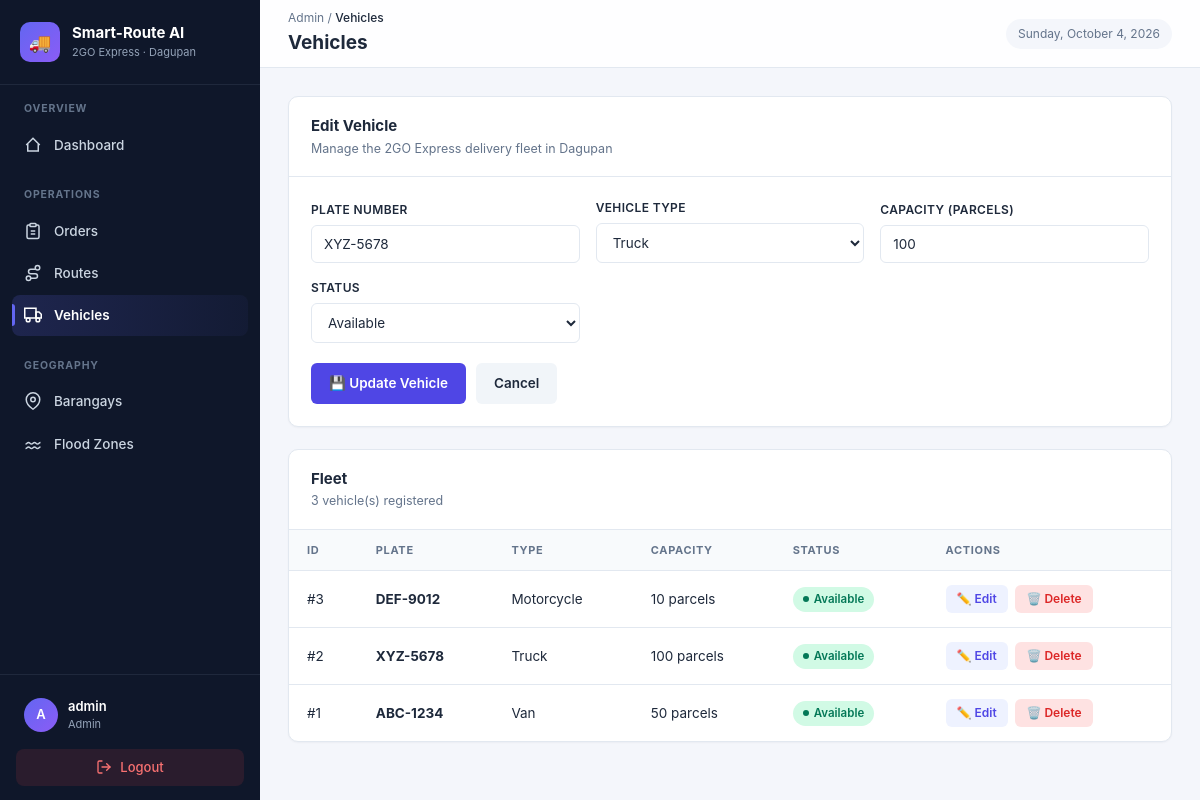
The page /vehicles.php?edit=2 (signed in) on the database its author committed.
### tables this page shows
CREATE TABLE `vehicles` (
  `id` int(11) NOT NULL,
  `plate_number` varchar(20) NOT NULL,
  `vehicle_type` varchar(50) DEFAULT NULL,
  `capacity` int(11) DEFAULT NULL,
  `status` enum('available','in_use','maintenance') DEFAULT 'available'
);

### db.php (called while the page is built, shortened)
<?php
class Database {
    private static $instance = null;
    private $connection;
    private function __construct() {
        $config = require __DIR__ . '/../config/database.php';
        $dsn = "mysql:host={$config['host']};dbname={$config['name']};charset=utf8mb4";
        $options = [
            PDO::ATTR_ERRMODE => PDO::ERRMODE_EXCEPTION,
            PDO::ATTR_DEFAULT_FETCH_MODE => PDO::FETCH_ASSOC,
            PDO::ATTR_EMULATE_PREPARES => false,
        ];
        try {
            $this->connection = new PDO($dsn, $config['user'], $config['pass'], $options);
        } catch (PDOException $e) {
            die("Database connection failed: " . $e->getMessage());
        }
    }
    public static function getInstance() {
        if (self::$instance === null) {
            self::$instance = new self();
        }
        return self::$instance;
    }
    public function queryAll($sql, $params = []) {
        $stmt = $this->connection->prepare($sql);
        $stmt->execute($params);
        return $stmt->fetchAll();
    }
    public function queryOne($sql, $params = []) {
        $stmt = $this->connection->prepare($sql);
        $stmt->execute($params);
        return $stmt->fetch();
    }
}

### database.php (called while the page is built)
<?php
return [
    'host' => 'localhost',
    'name' => 'smart_route_ai',
    'user' => 'root',
    'pass' => '',
];

### vehicles.php (the view, shortened to what this page needs)
<?php
$db = Database::getInstance();
$editVehicle = null;
if (isset($_GET['edit'])) {
    $editVehicle = $db->queryOne("SELECT * FROM vehicles WHERE id = ?", [(int)$_GET['edit']]);
}
$vehicles = $db->queryAll("SELECT * FROM vehicles ORDER BY id DESC");
require_once 'includes/header.php';
?>
<div class="panel">
    <div class="panel-header">
        <div>
            <h3><?= $editVehicle ? 'Edit Vehicle' : 'Add New Vehicle' ?></h3>
            <p>Manage the 2GO Express delivery fleet in Dagupan</p>
        </div>
    </div>
    <div class="panel-body">
        <form method="POST" class="form-grid">
            <div class="form-field">
                <label>Plate Number</label>
                <input type="text" name="plate_number" required placeholder="e.g., ABC-1234"
                       value="<?= htmlspecialchars($editVehicle['plate_number'] ?? '') ?>">
            </div>
            <div class="form-field">
                <label>Vehicle Type</label>
                <select name="vehicle_type" required>
                    <?php foreach (['Van','Truck','Motorcycle','Tricycle'] as $t): ?>
                        <option value="<?= $t ?>" <?= ($editVehicle['vehicle_type'] ?? '') === $t ? 'selected' : '' ?>>
                            <?= $t ?>
                        </option>
                    <?php endforeach; ?>
                </select>
            </div>
            <div class="form-field">
                <label>Capacity (parcels)</label>
                <input type="number" name="capacity" min="1" required placeholder="e.g., 50"
                       value="<?= htmlspecialchars($editVehicle['capacity'] ?? '') ?>">
            </div>
            <div class="form-field">
                <label>Status</label>
                <select name="status" required>
                    <?php foreach (['available','in_use','maintenance'] as $s): ?>
                        <option value="<?= $s ?>" <?= ($editVehicle['status'] ?? '') === $s ? 'selected' : '' ?>>
                            <?= ucfirst(str_replace('_',' ',$s)) ?>
                        </option>
                    <?php endforeach; ?>
                </select>
            </div>
            <div class="form-actions">
                <button type="submit" class="btn"><?= $editVehicle ? '💾 Update Vehicle' : '➕ Add Vehicle' ?></button>
                <?php if ($editVehicle): ?>
                    <a href="vehicles.php" class="btn-secondary">Cancel</a>
                <?php endif; ?>
            </div>
        </form>
    </div>
</div>
<div class="panel">
    <div class="panel-header">
        <div>
            <h3>Fleet</h3>
            <p><?= count($vehicles) ?> vehicle(s) registered</p>
        </div>
    </div>
    <div class="table-wrap">
        <?php if (empty($vehicles)): ?>
            <div class="empty-state">
                <div class="icon">🚐</div>
                <h4>No vehicles yet</h4>
                <p>Add your first vehicle to build the fleet.</p>
            </div>
        <?php else: ?>
            <table>
                <thead>
                    <tr><th>ID</th><th>Plate</th><th>Type</th><th>Capacity</th><th>Status</th><th>Actions</th></tr>
                </thead>
                <tbody>
                    <?php foreach ($vehicles as $v): ?>
                        <tr>
                            <td>#<?= $v['id'] ?></td>
                            <td><strong><?= htmlspecialchars($v['plate_number']) ?></strong></td>
                            <td><?= htmlspecialchars($v['vehicle_type']) ?></td>
                            <td><?= $v['capacity'] ?> parcels</td>
                            <td><span class="badge <?= $v['status'] ?>"><?= str_replace('_',' ', $v['status']) ?></span></td>
                            <td>
                                <a href="?edit=<?= $v['id'] ?>" class="btn-sm">✏️ Edit</a>
                                <a href="?delete=<?= $v['id'] ?>" class="btn-sm danger"
                                   onclick="return confirm('Delete this vehicle?')">🗑️ Delete</a>
                            </td>
                        </tr>
                    <?php endforeach; ?>
                </tbody>
            </table>
        <?php endif; ?>
    </div>
</div>
<?php require_once 'includes/footer.php'; ?>

### style.css (style rules this page uses)
:root { --sidebar-width: 260px; --topbar-height: 68px; --color-bg: #f4f6fb; --color-surface: #ffffff; --color-sidebar: #0f172a; --color-sidebar-hover: #1e293b; --color-sidebar-active: #6366f1; --color-primary: #4f46e5; --color-primary-hover: #4338ca; --color-text: #1e293b; --color-text-muted: #64748b; --color-border: #e2e8f0; --color-success: #10b981; --color-warning: #f59e0b; --color-danger: #ef4444; --radius: 10px; --radius-sm: 6px; --shadow-sm: 0 1px 2px rgba(15, 23, 42, 0.04); --shadow: 0 4px 12px rgba(15, 23, 42, 0.06); --shadow-lg: 0 12px 32px rgba(15, 23, 42, 0.10); }
* { margin: 0; padding: 0; box-sizing: border-box; }
body { font-family: -apple-system, BlinkMacSystemFont, "Segoe UI", Roboto, "Helvetica Neue", Arial, sans-serif; background: var(--color-bg); color: var(--color-text); font-size: 14px; line-height: 1.5; -webkit-font-smoothing: antialiased; }
a { color: inherit; text-decoration: none; }
.panel { background: var(--color-surface); border-radius: var(--radius); box-shadow: var(--shadow-sm); border: 1px solid var(--color-border); margin-bottom: 22px; overflow: hidden; }
.panel-header { padding: 18px 22px; border-bottom: 1px solid var(--color-border); display: flex; align-items: center; justify-content: space-between; gap: 12px; flex-wrap: wrap; }
.panel-header h3 { font-size: 15px; font-weight: 700; color: var(--color-text); }
.panel-header p { font-size: 12.5px; color: var(--color-text-muted); margin-top: 2px; }
.panel-body { padding: 22px; }
.table-wrap { overflow-x: auto; }
table { width: 100%; border-collapse: collapse; font-size: 13.5px; }
thead th { text-align: left; padding: 12px 18px; font-size: 11px; font-weight: 700; color: var(--color-text-muted); text-transform: uppercase; letter-spacing: 0.06em; background: #f8fafc; border-bottom: 1px solid var(--color-border); white-space: nowrap; }
tbody td { padding: 14px 18px; border-bottom: 1px solid var(--color-border); color: var(--color-text); vertical-align: middle; }
tbody tr:last-child td { border-bottom: none; }
.badge { display: inline-flex; align-items: center; gap: 5px; padding: 4px 10px; border-radius: 20px; font-size: 11.5px; font-weight: 600; text-transform: capitalize; white-space: nowrap; }
.badge::before { content: ""; width: 6px; height: 6px; border-radius: 50%; background: currentColor; }
.badge.delivered, .badge.completed, .badge.available { background: #d1fae5; color: #047857; }
.btn { display: inline-flex; align-items: center; gap: 8px; padding: 10px 18px; background: var(--color-primary); color: #fff; border: none; border-radius: var(--radius-sm); font-size: 13.5px; font-weight: 600; cursor: pointer; transition: all 0.15s; font-family: inherit; white-space: nowrap; }
.btn-secondary { display: inline-flex; align-items: center; padding: 10px 18px; background: #f1f5f9; color: var(--color-text); text-decoration: none; border-radius: var(--radius-sm); font-size: 13.5px; font-weight: 600; transition: background 0.15s; }
.btn-sm { display: inline-flex; align-items: center; gap: 5px; padding: 5px 11px; background: #eef2ff; color: var(--color-primary); border-radius: 6px; font-size: 12px; font-weight: 600; transition: all 0.15s; margin-right: 4px; }
.btn-sm.danger { background: #fee2e2; color: #dc2626; }
.form-grid { display: grid; grid-template-columns: repeat(auto-fit, minmax(220px, 1fr)); gap: 16px; align-items: end; }
.form-field { display: flex; flex-direction: column; gap: 6px; }
.form-field label { font-size: 12px; font-weight: 600; color: var(--color-text); text-transform: uppercase; letter-spacing: 0.03em; }
.form-field input, .form-field select, .form-field textarea { padding: 10px 12px; border: 1.5px solid var(--color-border); border-radius: var(--radius-sm); font-size: 13.5px; font-family: inherit; background: #fff; color: var(--color-text); transition: border-color 0.15s, box-shadow 0.15s; width: 100%; }
.form-actions { display: flex; gap: 10px; grid-column: 1 / -1; padding-top: 4px; }

### rows shown on the page
vehicles: plate_number "XYZ-5678", vehicle_type "Truck", capacity "100", status "Available", id "2"
vehicles: id "3", plate_number "DEF-9012", vehicle_type "Motorcycle", capacity "10", status "Available"
vehicles: id "1", plate_number "ABC-1234", vehicle_type "Van", capacity "50", status "Available"

### other values the page prints
substr($_SESSION['username'], 0, 1) "A"
$_SESSION['username'] "admin"
$_SESSION['role'] "Admin"
$pageTitle "Vehicles"
count($vehicles) "3"
